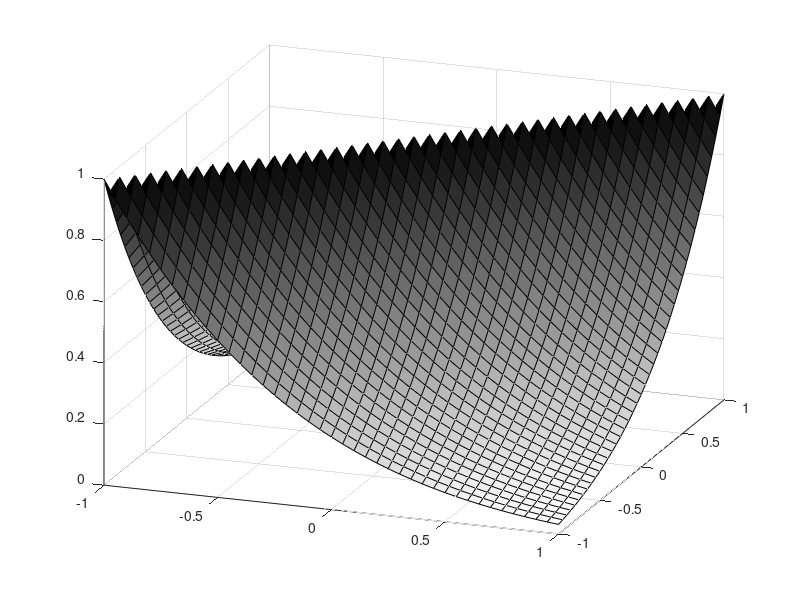

Source code (MATLAB):
opvec = -1:0.05:1;
n=length(opvec);
opinions = 1;

for h=0:5

    prob = zeros(n,n);

    for i=1:n

    %sum distances from i to all agents j
        hdist = zeros(n,1);
        for jj=1:n
           hdist(jj,1)=norm(opvec(i)-opvec(jj),1);
        end
        hdist=hdist./(2*opinions);

        %make sure connection values are between 0 and 2 -> use h for strength
        %of homophily, if h=0 -> con=1 for all agents
        con = (2-hdist).^h;

        %sum of all contact strength's
        contsum = sum(con);

        %random number (between 0 and 1) x sum -> random number between 0 and
        %total strenght
        j = contsum.*rand(1,1);

        %find agent which was chosen with the random number
        sumarr = 0;  
        for k=1:n
            sumarr = sumarr+con(k);
            if(j<=sumarr)
                %set j to that agent
                j=k;
                break;
            end
        end

        prob(:,i) = con;

    end

    prob = prob./max(max(prob));
    surf(opvec, opvec, prob);
    colormap(flipud(gray));
    view(20,25);
    grid on;
    axis([-1 1 -1 1 0 1]);
    pause(0.1);
    
end
